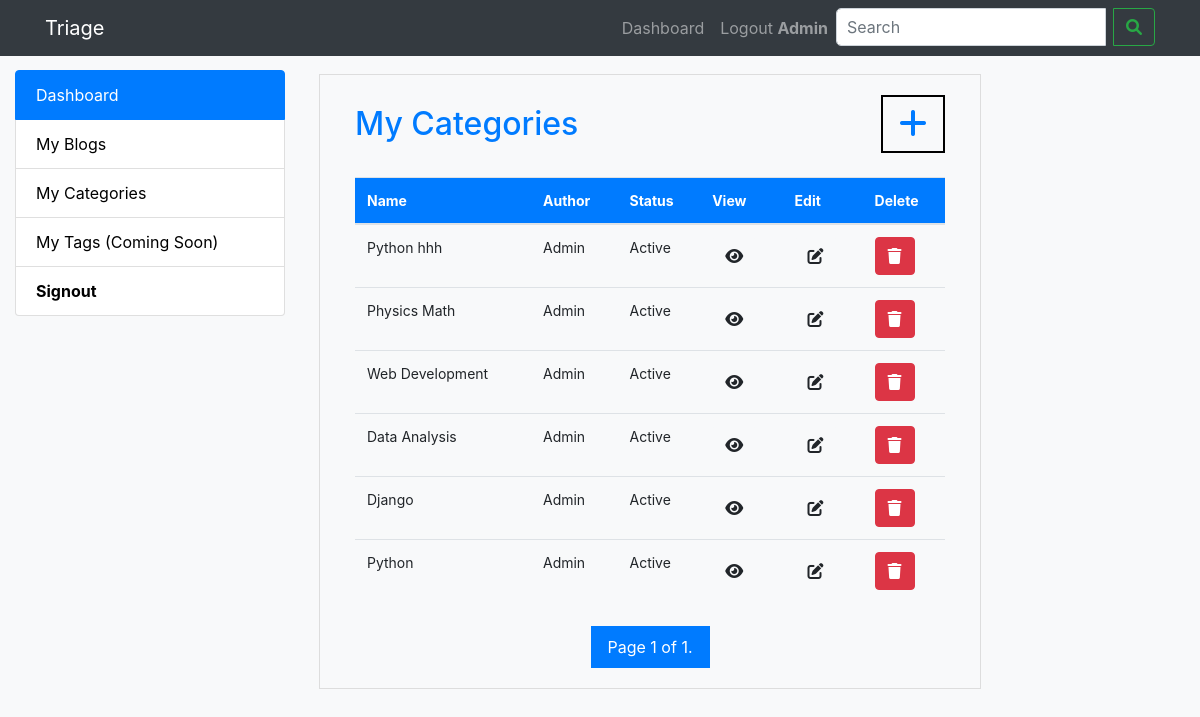
Screenshot of /my-categories/ (signed in) with the database file from the repository.
### blog/models.py (models this page shows, shortened)
class Category(models.Model):
    name = models.CharField(max_length=255)
    content = models.CharField(max_length=255)
    author = models.ForeignKey(User, on_delete=models.CASCADE)
    created_at = models.DateTimeField(auto_now_add=True)
    updated_at = models.DateTimeField(auto_now=True)
    image = models.ImageField(upload_to='category/images', blank=True, null=True, default="")

### blog/views.py (the view)
# urls.py: path('my-categories/', views.my_categories, name='my-categories'),
def my_categories(request):
    categories = Category.objects.filter(author=request.user).order_by('-created_at')    # Get the user's categories
    blogs_per_page = 10
    paginator = Paginator(categories, blogs_per_page)
    page_number = request.GET.get('page')
    page_obj = paginator.get_page(page_number)
    context = {'page_obj': page_obj}
    return render(request, 'my_categories.html', context)

### templates/my_categories.html (shortened to what this page needs)
{% extends 'dashboardbase.html' %}
{% load static %}
{% block content %}
<div class="table-container" id="table-own">
    <div class="container-fluid">
        <div class="row">
            <div class="col-md-12">
                <h2 class="mb-4 blue-text">My Categories <a class="nav-link" href="/addcategory/" id="add-blog-btn"><i class="fas fa-plus"></i></a></h2>
                <table class="table table-hover">
                  <thead class="p-3 mb-2 bg-primary text-white">
                    <tr>
                      <th scope="col">Name</th>
                      <th scope="col">Author</th>
                      <th scope="col">Status</th>
                      <th scope="col">View</th>
                      <th scope="col">Edit</th>
                      <th scope="col">Delete</th>
                    </tr>
                  </thead>
                  <tbody>
                    {% for blog_category in page_obj %}
                    <tr>
                      <td>{{ blog_category.name }}</td>
                      <td>{{ blog_category.author.username }}</td>
                      <td>Active</td>
                      <td>
                        <a href="/category/{{blog_category.id}}/blogs/" class="btn btn-light">
                          <i class="fas fa-eye"></i>
                        </a>
                      </td>
                      <td>
                        <a href="/edit-category/{{blog_category.id}}/" class="btn btn-light">
                          <i class="fas fa-pen-to-square"></i>
                        </a>
                      </td>
                      <td>
                        <a href="/delete-category/{{blog_category.id}}/" class="btn btn-danger">
                          <i class="fas fa-trash"></i>
                        </a>
                      </td>
                    </tr>
                    {% endfor %}
                  </tbody>
                </table>
                <div class="pagination mt-4">
                  <span class="step-links">
                    <span class="current">
                      Page {{ page_obj.number }} of {{ page_obj.paginator.num_pages }}.
                    </span>
                  </span>
                </div>
            </div>
        </div>
    </div>
</div>
{% endblock content %}

### templates/dashboardbase.html (shortened to what this page needs)
<!DOCTYPE html>
{% load static %}
<html lang="en">
<head>
    <link rel="stylesheet" href="https://maxcdn.bootstrapcdn.com/bootstrap/4.5.2/css/bootstrap.min.css">
    <link rel="stylesheet" href="https://cdnjs.cloudflare.com/ajax/libs/tagify/4.17.9/tagify.css" />
    <link rel="stylesheet" href="https://cdnjs.cloudflare.com/ajax/libs/tagify/4.17.9/tagify.min.css" />
    <link rel="stylesheet" href="{% static '/assets/css/style.css' %}">
    <link
    href="https://cdnjs.cloudflare.com/ajax/libs/font-awesome/6.0.0/css/all.min.css"
    rel="stylesheet"
    />
</head>
<body>
    <nav class="navbar navbar-expand-lg navbar-dark bg-dark">
        <div class="container">
            <a class="navbar-brand" href="/home/">Triage</a>
            <div class="collapse navbar-collapse" id="navbarNav">
                {% if request.user.is_authenticated %}
                <ul class="navbar-nav ml-auto">
                    <li class="nav-item">
                        <a class="nav-link" href="/dashboard/">Dashboard</a>
                    </li>
                    <li class="nav-item">
                        <a class="nav-link" href="/logout/">Logout  <strong>{{user.username}}</strong></a>
                    </li>
                    <li class="nav-item">
                        <form class="form-inline my-2 my-lg-0" action="{% url 'search_blogs' %} " method="GET">
                            <div class="input-group">
                                <input class="form-control mr-sm-2" type="search" name="q" placeholder="Search" aria-label="Search">
                                <div class="input-group-append">
                                    <button class="btn btn-outline-success my-2 my-sm-0" type="submit">
                                        <i class="fas fa-search"></i>
                                    </button>
                                </div>
                            </div>
                        </form>
                    </li>
                </ul>
                {% endif %}
            </div>
        </div>
    </nav>
    <div class="container-fluid">
        <div class="row">
            <div class="col-md-3">
                <ul class="list-group">
                    <li class="list-group-item active">Dashboard</li>
                    <li class="list-group-item"><a href="{% url 'my-blogs' %}" class="clickable-link">My Blogs</a></li>
                    <li class="list-group-item"><a href="{% url 'my-categories' %}" class="clickable-link">My Categories</a></li>
                    <li class="list-group-item"><a href="#" class="clickable-link">My Tags (Coming Soon)</a></li>
                    <li class="list-group-item"><a href="/logout/" class="clickable-link"><strong>Signout</strong></a></li>
                </ul>
            </div>
            <div class="col-md-9">
                <div class="pl-1 pr-1 pt-1">
                    {% block content %}
                    {% endblock content %}
                </div>
            </div>
        </div>
    </div>
</body>
</html>

### static/assets/css/style.css (style rules this page uses)
body { background-color: #f8f9fa; }
body { padding-top: 70px; }
.navbar { position: fixed; top: 0; width: 100%; transition: top 0.3s ease-in-out; z-index: 1000; }
.table-container { max-width: 800px; margin: 0 auto; padding: 20px; margin-right: 200px; }
.table { font-size: 14px; }
.clickable-link { cursor: pointer; transition: color 0.3s; color: #000; }
.pagination { margin-top: 20px; display: flex; justify-content: center; align-items: center; }
.pagination .current { background-color: #007bff; color: white; padding: 8px 16px; border: 1px solid #007bff; }
.pagination .step-links { display: flex; align-items: center; }
.form-control { border: 1px solid #ced4da; border-radius: 5px; padding: 10px; }

### templates/my_categories.html (style rules this page uses)
#table-own { max-width: 1057px; margin: 0 auto; padding: 20px; margin-right: 200px; }
.table { font-size: 14px; }
.blue-text { color: #007bff; }
.table-container { border: 1px solid #ddd; }
.mb-4.blue-text { display: flex; justify-content: space-between; align-items: center; }
#add-blog-btn { border: 2px solid black; }

### rows the page displays
Category: name "Python hhh", author.username "Admin"
Category: name "Physics Math", author.username "Admin"
Category: name "Web Development", author.username "Admin"
Category: name "Data Analysis", author.username "Admin"
Category: name "Django", author.username "Admin"
Category: name "Python", author.username "Admin"

### other values shown
{{ user.username }} "Admin"
{{ page_obj.number }} "1"
{{ page_obj.paginator.num_pages }} "1"
